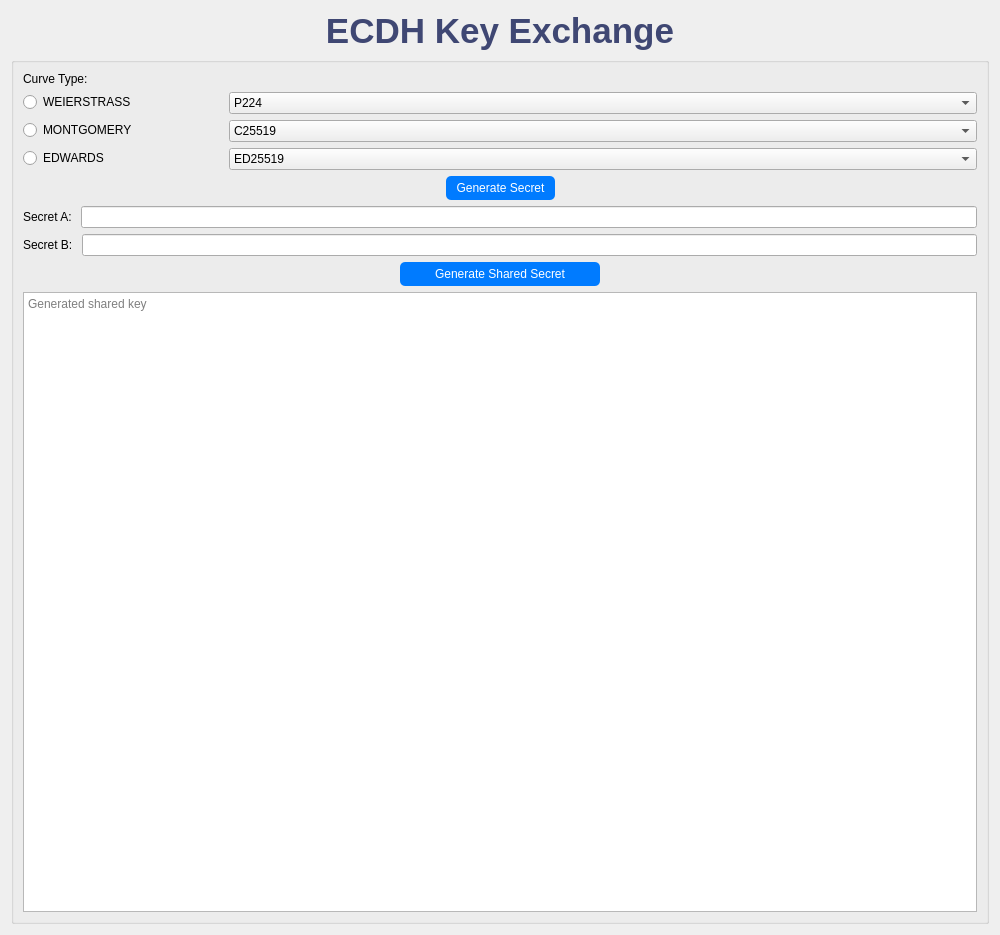
<?xml version="1.0" encoding="UTF-8"?>
<ui version="4.0">
 <class>PKC_Encryption_Schemes</class>
 <widget class="QWidget" name="PKC_Encryption_Schemes">
  <property name="geometry">
   <rect>
    <x>0</x>
    <y>0</y>
    <width>1000</width>
    <height>935</height>
   </rect>
  </property>
  <property name="windowTitle">
   <string>PKC: Encryption Schemes</string>
  </property>
  <layout class="QVBoxLayout" name="mainLayout">
   <item>
    <widget class="QLabel" name="mainTitle">
     <property name="styleSheet">
      <string>font-size: 35px; font-weight: bold; color: #3f4773;</string>
     </property>
     <property name="text">
      <string>ECDH Key Exchange</string>
     </property>
     <property name="alignment">
      <set>Qt::AlignmentFlag::AlignCenter</set>
     </property>
    </widget>
   </item>
   <item>
    <widget class="QGroupBox" name="rsaGroup">
     <layout class="QVBoxLayout" name="rsaLayout">
      <item>
       <widget class="QLabel" name="label_2">
        <property name="text">
         <string>Curve Type:</string>
        </property>
       </widget>
      </item>
      <item>
       <layout class="QFormLayout" name="formLayout">
        <item row="0" column="1">
         <widget class="QComboBox" name="comboBox">
          <property name="maximumSize">
           <size>
            <width>16777215</width>
            <height>16777215</height>
           </size>
          </property>
          <item>
           <property name="text">
            <string>P224</string>
           </property>
          </item>
          <item>
           <property name="text">
            <string>P256</string>
           </property>
          </item>
          <item>
           <property name="text">
            <string>P384</string>
           </property>
          </item>
          <item>
           <property name="text">
            <string>P521</string>
           </property>
          </item>
          <item>
           <property name="text">
            <string>P256K1</string>
           </property>
          </item>
          <item>
           <property name="text">
            <string>W25519</string>
           </property>
          </item>
          <item>
           <property name="text">
            <string>W448</string>
           </property>
          </item>
         </widget>
        </item>
        <item row="1" column="0">
         <widget class="QRadioButton" name="radioButton_1">
          <property name="minimumSize">
           <size>
            <width>200</width>
            <height>0</height>
           </size>
          </property>
          <property name="text">
           <string>MONTGOMERY</string>
          </property>
          <attribute name="buttonGroup">
           <string notr="true">selCurve</string>
          </attribute>
         </widget>
        </item>
        <item row="1" column="1">
         <widget class="QComboBox" name="comboBox">
          <item>
           <property name="text">
            <string>C25519 </string>
           </property>
          </item>
          <item>
           <property name="text">
            <string>C448</string>
           </property>
          </item>
         </widget>
        </item>
        <item row="2" column="0">
         <widget class="QRadioButton" name="radioButton_2">
          <property name="minimumSize">
           <size>
            <width>200</width>
            <height>0</height>
           </size>
          </property>
          <property name="text">
           <string>EDWARDS</string>
          </property>
          <attribute name="buttonGroup">
           <string notr="true">selCurve</string>
          </attribute>
         </widget>
        </item>
        <item row="2" column="1">
         <widget class="QComboBox" name="comboBox">
          <item>
           <property name="text">
            <string>ED25519 </string>
           </property>
          </item>
          <item>
           <property name="text">
            <string>ED448 </string>
           </property>
          </item>
          <item>
           <property name="text">
            <string>E448</string>
           </property>
          </item>
         </widget>
        </item>
        <item row="0" column="0">
         <widget class="QRadioButton" name="radioButton">
          <property name="minimumSize">
           <size>
            <width>200</width>
            <height>0</height>
           </size>
          </property>
          <property name="accessibleName">
           <string/>
          </property>
          <property name="text">
           <string>WEIERSTRASS</string>
          </property>
          <attribute name="buttonGroup">
           <string notr="true">selCurve</string>
          </attribute>
         </widget>
        </item>
       </layout>
      </item>
      <item>
       <layout class="QHBoxLayout" name="generatedhKeyLayout">
        <item>
         <spacer name="leftSpacer">
          <property name="orientation">
           <enum>Qt::Orientation::Horizontal</enum>
          </property>
          <property name="sizeType">
           <enum>QSizePolicy::Policy::Expanding</enum>
          </property>
          <property name="sizeHint" stdset="0">
           <size>
            <width>0</width>
            <height>0</height>
           </size>
          </property>
         </spacer>
        </item>
        <item>
         <widget class="QPushButton" name="generatedhKeyButton">
          <property name="styleSheet">
           <string notr="true">background-color: #007BFF; color: white; padding: 5px 10px; border-radius: 5px;</string>
          </property>
          <property name="text">
           <string>Generate Secret</string>
          </property>
         </widget>
        </item>
        <item>
         <spacer name="rightSpacer">
          <property name="orientation">
           <enum>Qt::Orientation::Horizontal</enum>
          </property>
          <property name="sizeType">
           <enum>QSizePolicy::Policy::Expanding</enum>
          </property>
          <property name="sizeHint" stdset="0">
           <size>
            <width>0</width>
            <height>0</height>
           </size>
          </property>
         </spacer>
        </item>
       </layout>
      </item>
      <item>
       <layout class="QFormLayout" name="dhParametersLayout">
        <item row="0" column="0">
         <widget class="QLabel" name="dhExponentLabel">
          <property name="text">
           <string>Secret A: </string>
          </property>
         </widget>
        </item>
        <item row="0" column="1">
         <widget class="QLineEdit" name="dhExponentInput"/>
        </item>
       </layout>
      </item>
      <item>
       <layout class="QHBoxLayout" name="horizontalLayout">
        <item>
         <widget class="QLabel" name="label">
          <property name="text">
           <string>Secret B: </string>
          </property>
         </widget>
        </item>
        <item>
         <widget class="QLineEdit" name="lineEdit"/>
        </item>
       </layout>
      </item>
      <item>
       <layout class="QHBoxLayout" name="encryptDecryptButtonsLayout">
        <item>
         <widget class="QPushButton" name="encryptButton">
          <property name="maximumSize">
           <size>
            <width>200</width>
            <height>30</height>
           </size>
          </property>
          <property name="styleSheet">
           <string>background-color: #007BFF; color: white; padding: 5px 10px; border-radius: 5px;</string>
          </property>
          <property name="text">
           <string>Generate Shared Secret</string>
          </property>
         </widget>
        </item>
       </layout>
      </item>
      <item>
       <widget class="QTextEdit" name="outputText">
        <property name="readOnly">
         <bool>true</bool>
        </property>
        <property name="placeholderText">
         <string>Generated shared key</string>
        </property>
       </widget>
      </item>
     </layout>
    </widget>
   </item>
  </layout>
 </widget>
 <resources/>
 <connections/>
 <buttongroups>
  <buttongroup name="selCurve"/>
 </buttongroups>
</ui>
